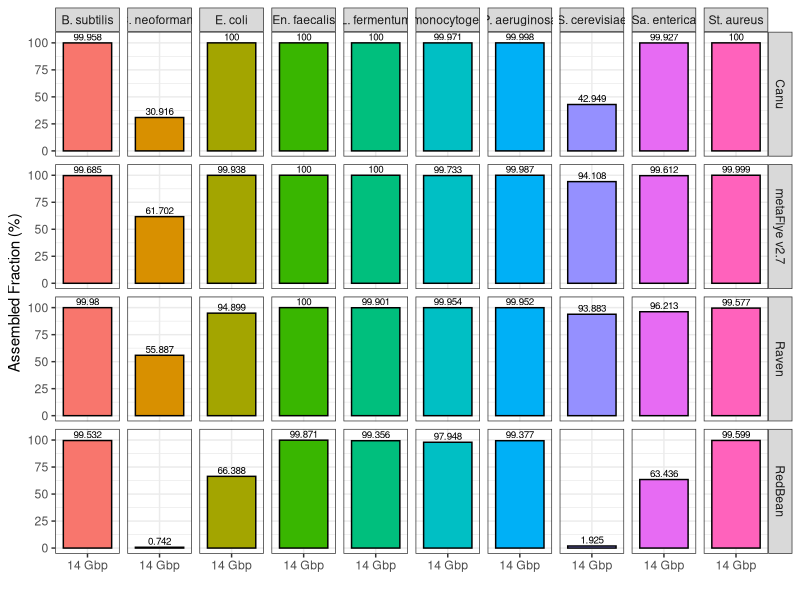
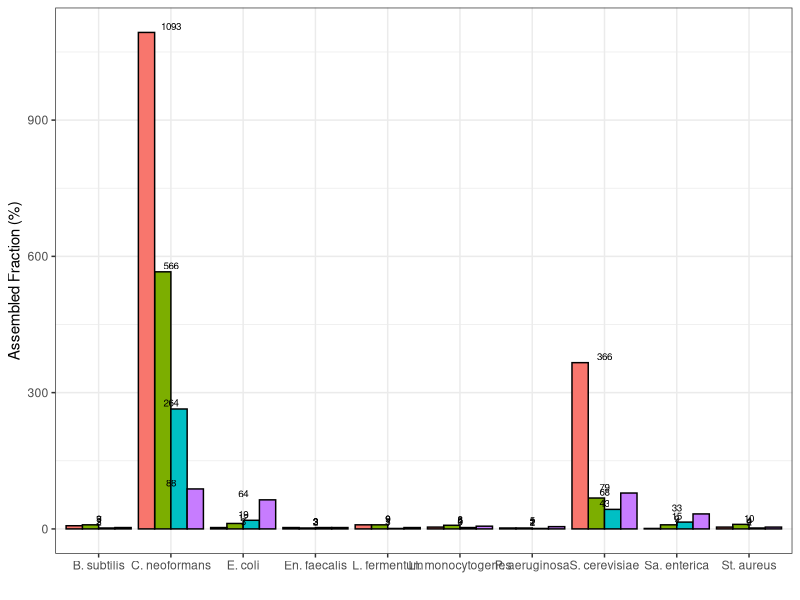
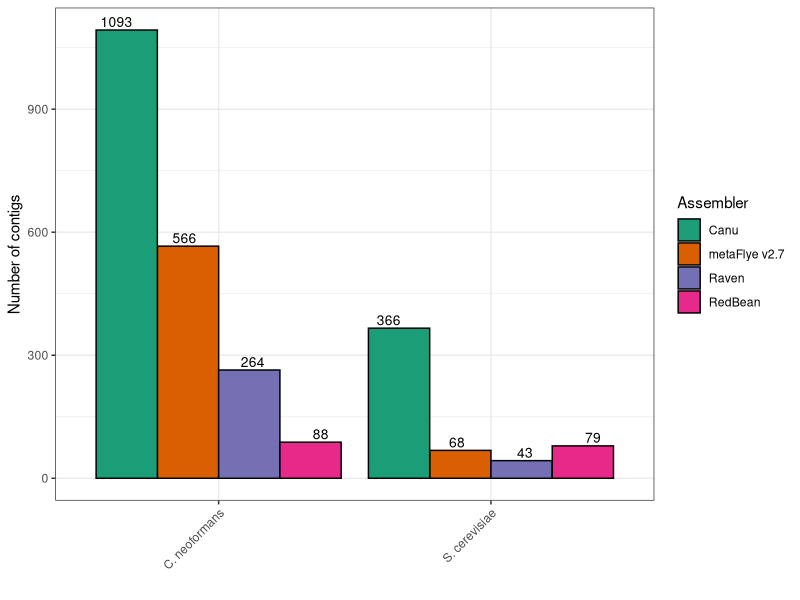
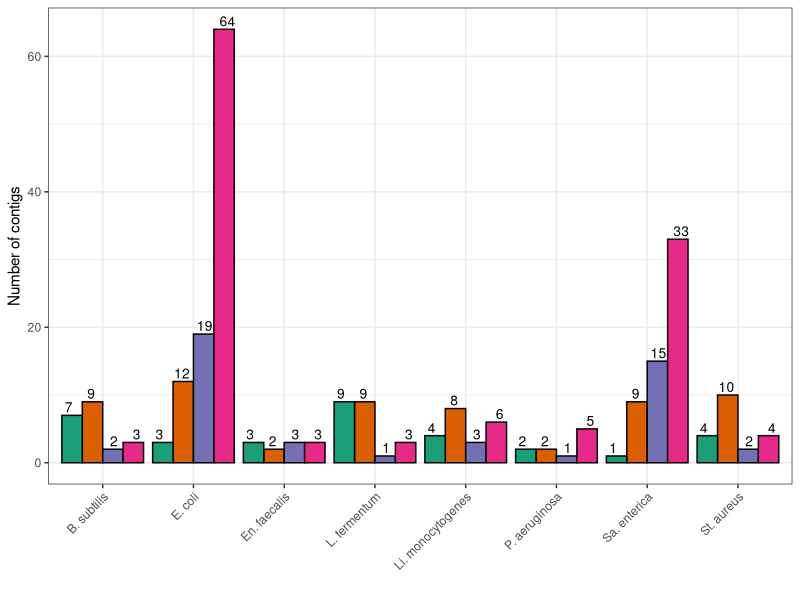
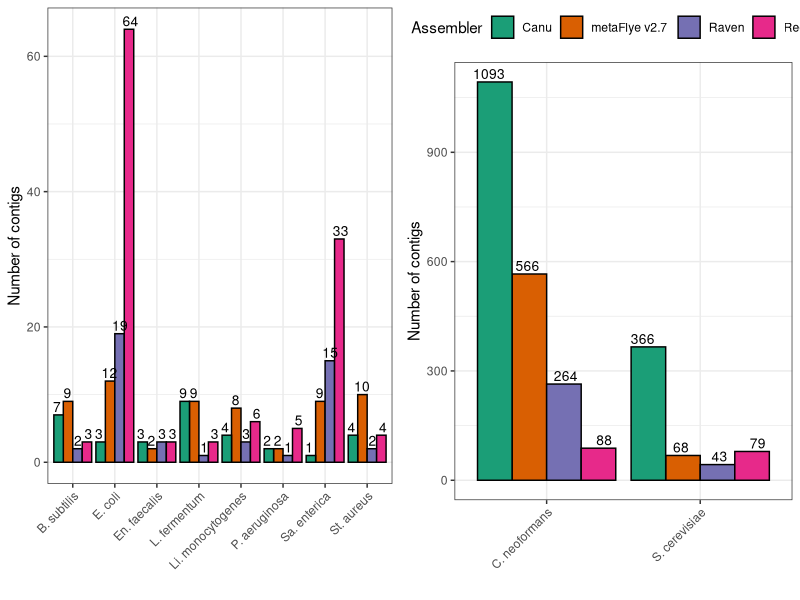

R code for these plots, in order:
## ---- chunk 1
library(ggpubr)
library(ggplot2)
d.fig1 = read.csv2(file = "./Data-Figure1.csv", header = TRUE, sep = ",", dec = ".")
d.fig1$N50 = d.fig1$N50 / 1000
d.fig1$Assembled = d.fig1$Assembled / 1000000
d.fig1
## ---- chunk 2
p <- ggplot(data=d.fig1, aes(x=Output, y=Genome_fraction, fill=Genome)) +
  geom_bar(stat="identity", color="black", position=position_dodge(), show.legend = FALSE) +
  theme_bw() + ylab("Assembled Fraction (%)") + xlab("") + expand_limits(y=c(0, 105)) + 
  facet_grid(rows = vars(Assembler), cols = vars(Genome)) +
  geom_text(aes(label=Genome_fraction), vjust=-0.3, color="black", size=2.5)
p
## ---- chunk 3
p <- ggplot(data=d.fig1, aes(x=Genome, y=Contigs, fill=Assembler)) +
  geom_bar(stat="identity", color="black", position=position_dodge(), show.legend = FALSE) +
  theme_bw() + ylab("Assembled Fraction (%)") + xlab("") + expand_limits(y=c(0, 105)) + 
  geom_text(aes(label=Contigs), position = position_dodge(),vjust=-0.3, color="black", size=2.5)
p
## ---- chunk 4
p <- ggplot(data=d.fig1[d.fig1$Genome == "C. neoformans" | d.fig1$Genome == "S. cerevisiae",], aes(x=Genome, y=Contigs, fill=Assembler)) +
  geom_bar(stat="identity", color="black", position=position_dodge()) +
  theme_bw() + ylab("Number of contigs") + xlab("") + 
  geom_text(aes(label=Contigs, group = Assembler), position = position_dodge(width = 1),vjust=-0.3, color="black", size=3.5) + scale_fill_brewer(palette = "Dark2") + theme(axis.text.x = element_text(angle = 45, hjust = 1))
p
## ---- chunk 5
p2 <- ggplot(data=d.fig1[d.fig1$Genome != "C. neoformans" & d.fig1$Genome != "S. cerevisiae",], aes(x=Genome, y=Contigs, fill=Assembler)) +
  geom_bar(stat="identity", color="black", position=position_dodge(), show.legend = FALSE) +
  theme_bw() + ylab("Number of contigs") + xlab("") + 
  geom_text(aes(label=Contigs, group = Assembler), position = position_dodge(width = 1),vjust=-0.3, color="black", size=3.5) + scale_fill_brewer(palette = "Dark2") + theme(axis.text.x = element_text(angle = 45, hjust = 1))
p2
## ---- chunk 6
library(gridExtra)
p2.f = ggarrange(p2, p, 
          legend = TRUE, heights = c(1,1),
          ncol = 2, nrow = 1)
p2.f
